Frame 1 (no input): blank canvas, image omitted
Frame 60 (no input): blank canvas, image omitted
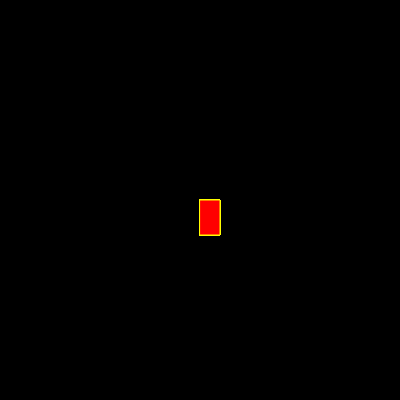
Frame 120 (the mouse pressed at the canvas centre since frame 60)

The p5.js sketch whose frames 1 and 60 were blank and that drew this single picture after the mouse press (run headless with seeded random() and noise() and a simulated clock; from frame 60 on, the mouse is pressed at the canvas centre):

// p5.js sketch
// ── sketch.js
function setup() {
    createCanvas(400, 400);
    background("black")
  }
  
  function draw() {
    stroke("yellow");
    fill("red");
    
    
    if (mouseIsPressed) {
      rect(mouseX, mouseY, 20, 35);
    }
  }
  
